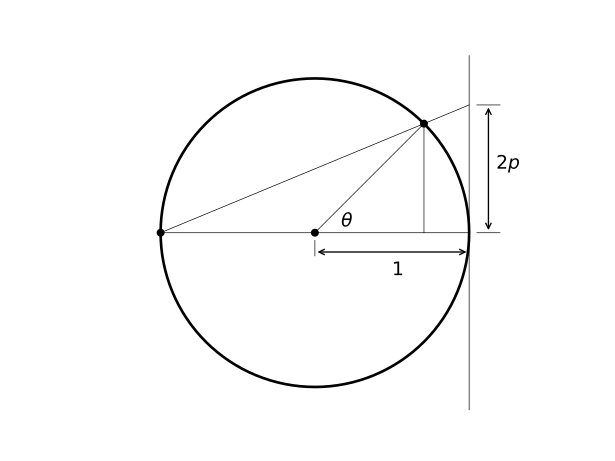

This chart was generated by the following Python code:
import matplotlib.pyplot as plt
from matplotlib.patches import Ellipse
import numpy as np

fig = plt.figure()
ax = plt.gca()

ax.add_patch(
    Ellipse(
        (0, 0), width=2, height=2, edgecolor="k", facecolor="w", linewidth=2
    )
)
ax.axis("equal")
ax.axis(1.15 * np.array([-1, 1, -1, 1]))

theta = np.pi / 4
q = 2 * np.sin(theta) / (1 + np.cos(theta))

ax.plot([-1, 1], [0, 0], color="k", linewidth=0.5)
ax.plot([1, 1], 1.2 * np.array([-1, 1]), color="k", linewidth=0.5)
ax.plot([0, -1, np.cos(theta)], [0, 0, np.sin(theta)], "k.", markersize=10)
ax.plot(
    np.cos(theta) * np.array([1, 1]),
    np.sin(theta) * np.array([0, 1]),
    "k",
    linewidth=0.5,
)
ax.plot(
    np.cos(theta) * np.array([0, 1]),
    np.sin(theta) * np.array([0, 1]),
    "k",
    linewidth=0.5,
)
ax.plot([-1, 1], [0, q], "k", linewidth=0.5)
ax.plot([1.05, 1.2], [q, q], "k", linewidth=0.5)
ax.plot([1.05, 1.2], [0, 0], "k", linewidth=0.5)
ax.annotate(
    "", (1.125, q), xytext=(1.125, 0), arrowprops={"arrowstyle": "<->"}
)
ax.text(0.17, 0.04, r"$\theta$", fontsize=14)
ax.text(1.175, q / 2, r"$2p$", fontsize=14)
ax.plot([0, 0], [-0.05, -0.15], "k", linewidth=0.5)
ax.annotate(
    "", (0, -0.125), xytext=(1, -0.125), arrowprops={"arrowstyle": "<->"}
)
ax.text(0.5, -0.275, "1", fontsize=14)

ax.axis("off")

plt.savefig("figures/stereographic.svg")
plt.show()
